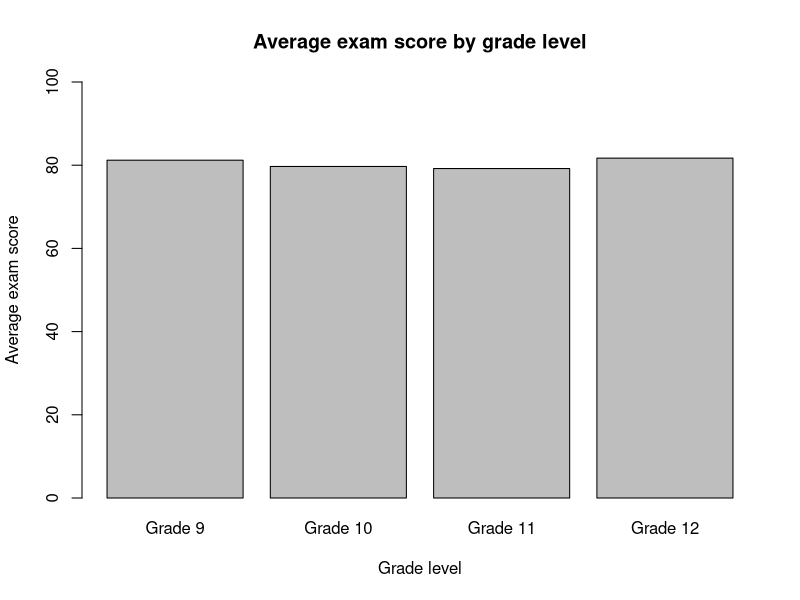
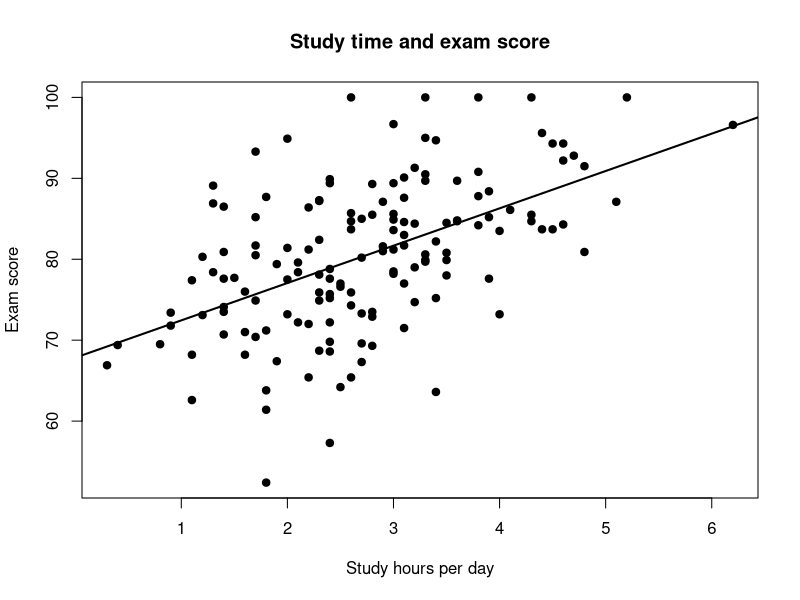

Here is the R script that generated these plots, in order:
# Student Academic Performance — exploratory analysis
# Dataset: student_academic_performance.csv (synthetic teaching dataset)
# Run this script from the project folder in Posit Cloud.

# 1. Import data
student_data <- read.csv("student_academic_performance.csv",
                         stringsAsFactors = FALSE)

# 2. Inspect and clean
str(student_data)
summary(student_data)

student_data$grade_level <- factor(
  student_data$grade_level,
  levels = c("Grade 9", "Grade 10", "Grade 11", "Grade 12")
)
student_data$performance_band <- factor(
  student_data$performance_band,
  levels = c("Needs Support", "Moderate", "High")
)

# Remove incomplete rows in the variables used for this analysis.
analysis_data <- student_data[
  complete.cases(student_data[, c(
    "grade_level", "study_hours_per_day", "attendance_rate_pct",
    "assignment_completion_pct", "exam_score", "performance_band"
  )]), ]

# 3. Overall summary objects (visible in the Environment pane)
overall_summary <- data.frame(
  number_of_students = nrow(analysis_data),
  average_exam_score = round(mean(analysis_data$exam_score), 1),
  median_exam_score = round(median(analysis_data$exam_score), 1),
  average_study_hours = round(mean(analysis_data$study_hours_per_day), 1),
  average_attendance_pct = round(mean(analysis_data$attendance_rate_pct), 1),
  average_assignment_completion_pct =
    round(mean(analysis_data$assignment_completion_pct), 1)
)
print(overall_summary)

# 4. Compare average scores by grade level
grade_summary <- aggregate(
  exam_score ~ grade_level,
  data = analysis_data,
  FUN = function(x) round(mean(x), 1)
)
names(grade_summary)[2] <- "average_exam_score"
print(grade_summary)

# 5. Compare average scores by parental support
support_summary <- aggregate(
  exam_score ~ parental_support,
  data = analysis_data,
  FUN = function(x) round(mean(x), 1)
)
names(support_summary)[2] <- "average_exam_score"
print(support_summary)

# 6. Examine the relationship between study time and exam score
study_score_correlation <- round(
  cor(analysis_data$study_hours_per_day,
      analysis_data$exam_score,
      use = "complete.obs"),
  2
)
print(study_score_correlation)

# 7. Simple visualizations
barplot(grade_summary$average_exam_score,
        names.arg = grade_summary$grade_level,
        ylim = c(0, 100),
        main = "Average exam score by grade level",
        xlab = "Grade level", ylab = "Average exam score")

plot(analysis_data$study_hours_per_day, analysis_data$exam_score,
     pch = 19,
     xlab = "Study hours per day",
     ylab = "Exam score",
     main = "Study time and exam score")
abline(lm(exam_score ~ study_hours_per_day, data = analysis_data),
       lwd = 2)

# Interpretation reminder:
# These are simulated records, not real student results. Associations in
# this dataset do not establish cause and effect.
